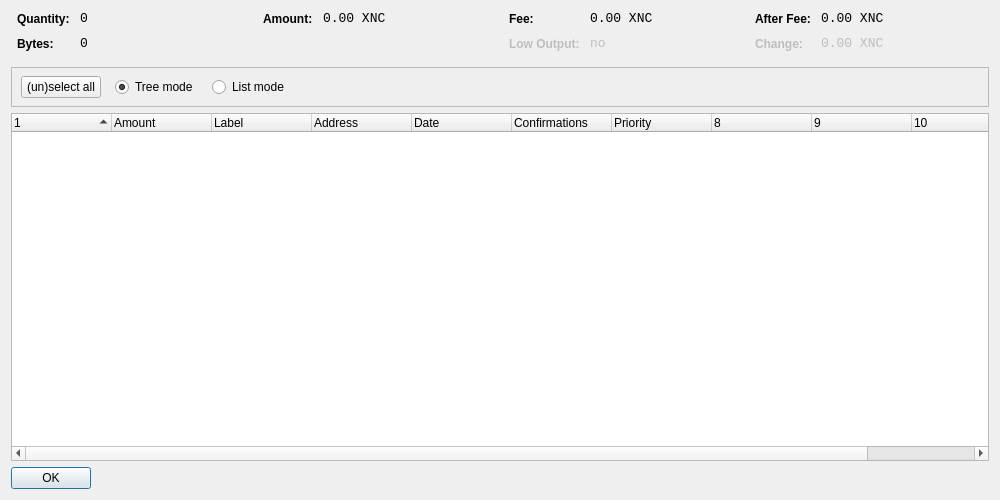
<?xml version="1.0" encoding="UTF-8"?>
<ui version="4.0">
 <class>CoinControlDialog</class>
 <widget class="QDialog" name="CoinControlDialog">
  <property name="geometry">
   <rect>
    <x>0</x>
    <y>0</y>
    <width>1000</width>
    <height>500</height>
   </rect>
  </property>
  <property name="windowTitle">
   <string>Coin Control</string>
  </property>
  <layout class="QVBoxLayout" name="verticalLayout">
   <item>
    <layout class="QHBoxLayout" name="horizontalLayoutTop" stretch="0,0,0,0">
     <property name="topMargin">
      <number>0</number>
     </property>
     <property name="bottomMargin">
      <number>10</number>
     </property>
     <item>
      <layout class="QFormLayout" name="formLayoutCoinControl1">
       <property name="horizontalSpacing">
        <number>10</number>
       </property>
       <property name="verticalSpacing">
        <number>10</number>
       </property>
       <property name="leftMargin">
        <number>6</number>
       </property>
       <property name="rightMargin">
        <number>6</number>
       </property>
       <item row="0" column="0">
        <widget class="QLabel" name="labelCoinControlQuantityText">
         <property name="styleSheet">
          <string notr="true">font-weight:bold;</string>
         </property>
         <property name="text">
          <string>Quantity:</string>
         </property>
        </widget>
       </item>
       <item row="0" column="1">
        <widget class="QLabel" name="labelCoinControlQuantity">
         <property name="font">
          <font>
           <family>Monospace</family>
           <pointsize>10</pointsize>
          </font>
         </property>
         <property name="cursor">
          <cursorShape>IBeamCursor</cursorShape>
         </property>
         <property name="contextMenuPolicy">
          <enum>Qt::ActionsContextMenu</enum>
         </property>
         <property name="text">
          <string notr="true">0</string>
         </property>
         <property name="textInteractionFlags">
          <set>Qt::LinksAccessibleByMouse|Qt::TextSelectableByKeyboard|Qt::TextSelectableByMouse</set>
         </property>
        </widget>
       </item>
       <item row="1" column="0">
        <widget class="QLabel" name="labelCoinControlBytesText">
         <property name="styleSheet">
          <string notr="true">font-weight:bold;</string>
         </property>
         <property name="text">
          <string>Bytes:</string>
         </property>
        </widget>
       </item>
       <item row="1" column="1">
        <widget class="QLabel" name="labelCoinControlBytes">
         <property name="font">
          <font>
           <family>Monospace</family>
           <pointsize>10</pointsize>
          </font>
         </property>
         <property name="cursor">
          <cursorShape>IBeamCursor</cursorShape>
         </property>
         <property name="contextMenuPolicy">
          <enum>Qt::ActionsContextMenu</enum>
         </property>
         <property name="text">
          <string notr="true">0</string>
         </property>
         <property name="textInteractionFlags">
          <set>Qt::LinksAccessibleByMouse|Qt::TextSelectableByKeyboard|Qt::TextSelectableByMouse</set>
         </property>
        </widget>
       </item>
      </layout>
     </item>
     <item>
      <layout class="QFormLayout" name="formLayoutCoinControl2">
       <property name="horizontalSpacing">
        <number>10</number>
       </property>
       <property name="verticalSpacing">
        <number>10</number>
       </property>
       <property name="leftMargin">
        <number>6</number>
       </property>
       <property name="rightMargin">
        <number>6</number>
       </property>
       <item row="0" column="0">
        <widget class="QLabel" name="labelCoinControlAmountText">
         <property name="styleSheet">
          <string notr="true">font-weight:bold;</string>
         </property>
         <property name="text">
          <string>Amount:</string>
         </property>
        </widget>
       </item>
       <item row="0" column="1">
        <widget class="QLabel" name="labelCoinControlAmount">
         <property name="font">
          <font>
           <family>Monospace</family>
           <pointsize>10</pointsize>
          </font>
         </property>
         <property name="cursor">
          <cursorShape>IBeamCursor</cursorShape>
         </property>
         <property name="contextMenuPolicy">
          <enum>Qt::ActionsContextMenu</enum>
         </property>
         <property name="text">
          <string notr="true">0.00 XNC</string>
         </property>
         <property name="textInteractionFlags">
          <set>Qt::LinksAccessibleByMouse|Qt::TextSelectableByKeyboard|Qt::TextSelectableByMouse</set>
         </property>
        </widget>
       </item>
      </layout>
     </item>
     <item>
      <layout class="QFormLayout" name="formLayoutCoinControl3">
       <property name="horizontalSpacing">
        <number>10</number>
       </property>
       <property name="verticalSpacing">
        <number>10</number>
       </property>
       <property name="leftMargin">
        <number>6</number>
       </property>
       <property name="rightMargin">
        <number>6</number>
       </property>
       <item row="0" column="0">
        <widget class="QLabel" name="labelCoinControlFeeText">
         <property name="styleSheet">
          <string notr="true">font-weight:bold;</string>
         </property>
         <property name="text">
          <string>Fee:</string>
         </property>
        </widget>
       </item>
       <item row="0" column="1">
        <widget class="QLabel" name="labelCoinControlFee">
         <property name="font">
          <font>
           <family>Monospace</family>
           <pointsize>10</pointsize>
          </font>
         </property>
         <property name="cursor">
          <cursorShape>IBeamCursor</cursorShape>
         </property>
         <property name="contextMenuPolicy">
          <enum>Qt::ActionsContextMenu</enum>
         </property>
         <property name="text">
          <string notr="true">0.00 XNC</string>
         </property>
         <property name="textInteractionFlags">
          <set>Qt::LinksAccessibleByMouse|Qt::TextSelectableByKeyboard|Qt::TextSelectableByMouse</set>
         </property>
        </widget>
       </item>
       <item row="1" column="0">
        <widget class="QLabel" name="labelCoinControlLowOutputText">
         <property name="enabled">
          <bool>false</bool>
         </property>
         <property name="styleSheet">
          <string notr="true">font-weight:bold;</string>
         </property>
         <property name="text">
          <string>Low Output:</string>
         </property>
        </widget>
       </item>
       <item row="1" column="1">
        <widget class="QLabel" name="labelCoinControlLowOutput">
         <property name="enabled">
          <bool>false</bool>
         </property>
         <property name="font">
          <font>
           <family>Monospace</family>
           <pointsize>10</pointsize>
          </font>
         </property>
         <property name="cursor">
          <cursorShape>IBeamCursor</cursorShape>
         </property>
         <property name="contextMenuPolicy">
          <enum>Qt::ActionsContextMenu</enum>
         </property>
         <property name="text">
          <string notr="true">no</string>
         </property>
         <property name="textInteractionFlags">
          <set>Qt::LinksAccessibleByMouse|Qt::TextSelectableByKeyboard|Qt::TextSelectableByMouse</set>
         </property>
        </widget>
       </item>
      </layout>
     </item>
     <item>
      <layout class="QFormLayout" name="formLayoutCoinControl4">
       <property name="horizontalSpacing">
        <number>10</number>
       </property>
       <property name="verticalSpacing">
        <number>10</number>
       </property>
       <property name="leftMargin">
        <number>6</number>
       </property>
       <property name="rightMargin">
        <number>6</number>
       </property>
       <item row="0" column="0">
        <widget class="QLabel" name="labelCoinControlAfterFeeText">
         <property name="styleSheet">
          <string notr="true">font-weight:bold;</string>
         </property>
         <property name="text">
          <string>After Fee:</string>
         </property>
        </widget>
       </item>
       <item row="0" column="1">
        <widget class="QLabel" name="labelCoinControlAfterFee">
         <property name="font">
          <font>
           <family>Monospace</family>
           <pointsize>10</pointsize>
          </font>
         </property>
         <property name="cursor">
          <cursorShape>IBeamCursor</cursorShape>
         </property>
         <property name="contextMenuPolicy">
          <enum>Qt::ActionsContextMenu</enum>
         </property>
         <property name="text">
          <string notr="true">0.00 XNC</string>
         </property>
         <property name="textInteractionFlags">
          <set>Qt::LinksAccessibleByMouse|Qt::TextSelectableByKeyboard|Qt::TextSelectableByMouse</set>
         </property>
        </widget>
       </item>
       <item row="1" column="0">
        <widget class="QLabel" name="labelCoinControlChangeText">
         <property name="enabled">
          <bool>false</bool>
         </property>
         <property name="styleSheet">
          <string notr="true">font-weight:bold;</string>
         </property>
         <property name="text">
          <string>Change:</string>
         </property>
        </widget>
       </item>
       <item row="1" column="1">
        <widget class="QLabel" name="labelCoinControlChange">
         <property name="enabled">
          <bool>false</bool>
         </property>
         <property name="font">
          <font>
           <family>Monospace</family>
           <pointsize>10</pointsize>
          </font>
         </property>
         <property name="cursor">
          <cursorShape>IBeamCursor</cursorShape>
         </property>
         <property name="contextMenuPolicy">
          <enum>Qt::ActionsContextMenu</enum>
         </property>
         <property name="text">
          <string notr="true">0.00 XNC</string>
         </property>
         <property name="textInteractionFlags">
          <set>Qt::LinksAccessibleByMouse|Qt::TextSelectableByKeyboard|Qt::TextSelectableByMouse</set>
         </property>
        </widget>
       </item>
      </layout>
     </item>
    </layout>
   </item>
   <item>
    <widget class="QFrame" name="frame">
     <property name="minimumSize">
      <size>
       <width>0</width>
       <height>40</height>
      </size>
     </property>
     <property name="frameShape">
      <enum>QFrame::StyledPanel</enum>
     </property>
     <property name="frameShadow">
      <enum>QFrame::Sunken</enum>
     </property>
     <widget class="QWidget" name="horizontalLayoutWidget">
      <property name="geometry">
       <rect>
        <x>10</x>
        <y>0</y>
        <width>781</width>
        <height>41</height>
       </rect>
      </property>
      <layout class="QHBoxLayout" name="horizontalLayoutPanel" stretch="0,0,0,0,0">
       <property name="spacing">
        <number>14</number>
       </property>
       <item>
        <widget class="QPushButton" name="pushButtonSelectAll">
         <property name="sizePolicy">
          <sizepolicy hsizetype="Maximum" vsizetype="Fixed">
           <horstretch>0</horstretch>
           <verstretch>0</verstretch>
          </sizepolicy>
         </property>
         <property name="text">
          <string>(un)select all</string>
         </property>
        </widget>
       </item>
       <item>
        <widget class="QRadioButton" name="radioTreeMode">
         <property name="sizePolicy">
          <sizepolicy hsizetype="Maximum" vsizetype="Fixed">
           <horstretch>0</horstretch>
           <verstretch>0</verstretch>
          </sizepolicy>
         </property>
         <property name="text">
          <string>Tree mode</string>
         </property>
         <property name="checked">
          <bool>true</bool>
         </property>
        </widget>
       </item>
       <item>
        <widget class="QRadioButton" name="radioListMode">
         <property name="sizePolicy">
          <sizepolicy hsizetype="Maximum" vsizetype="Fixed">
           <horstretch>0</horstretch>
           <verstretch>0</verstretch>
          </sizepolicy>
         </property>
         <property name="text">
          <string>List mode</string>
         </property>
        </widget>
       </item>
       <item>
        <spacer name="horizontalSpacer">
         <property name="orientation">
          <enum>Qt::Horizontal</enum>
         </property>
         <property name="sizeHint" stdset="0">
          <size>
           <width>40</width>
           <height>20</height>
          </size>
         </property>
        </spacer>
       </item>
      </layout>
     </widget>
    </widget>
   </item>
   <item>
    <widget class="CoinControlTreeWidget" name="treeWidget">
     <property name="contextMenuPolicy">
      <enum>Qt::CustomContextMenu</enum>
     </property>
     <property name="sortingEnabled">
      <bool>false</bool>
     </property>
     <property name="columnCount">
      <number>11</number>
     </property>
     <attribute name="headerShowSortIndicator" stdset="0">
      <bool>true</bool>
     </attribute>
     <attribute name="headerStretchLastSection">
      <bool>false</bool>
     </attribute>
     <column>
      <property name="text">
       <string/>
      </property>
     </column>
     <column>
      <property name="text">
       <string>Amount</string>
      </property>
     </column>
     <column>
      <property name="text">
       <string>Label</string>
      </property>
     </column>
     <column>
      <property name="text">
       <string>Address</string>
      </property>
     </column>
     <column>
      <property name="text">
       <string>Date</string>
      </property>
     </column>
     <column>
      <property name="text">
       <string>Confirmations</string>
      </property>
      <property name="toolTip">
       <string>Confirmed</string>
      </property>
     </column>
     <column>
      <property name="text">
       <string>Priority</string>
      </property>
     </column>
     <column>
      <property name="text">
       <string/>
      </property>
     </column>
     <column>
      <property name="text">
       <string/>
      </property>
     </column>
     <column>
      <property name="text">
       <string/>
      </property>
     </column>
     <column>
      <property name="text">
       <string/>
      </property>
     </column>
    </widget>
   </item>
   <item>
    <widget class="QDialogButtonBox" name="buttonBox">
     <property name="sizePolicy">
      <sizepolicy hsizetype="Maximum" vsizetype="Fixed">
       <horstretch>0</horstretch>
       <verstretch>0</verstretch>
      </sizepolicy>
     </property>
     <property name="orientation">
      <enum>Qt::Horizontal</enum>
     </property>
     <property name="standardButtons">
      <set>QDialogButtonBox::Ok</set>
     </property>
    </widget>
   </item>
  </layout>
 </widget>
 <customwidgets>
  <customwidget>
   <class>CoinControlTreeWidget</class>
   <extends>QTreeWidget</extends>
   <header>coincontroltreewidget.h</header>
  </customwidget>
 </customwidgets>
 <resources/>
 <connections/>
</ui>
